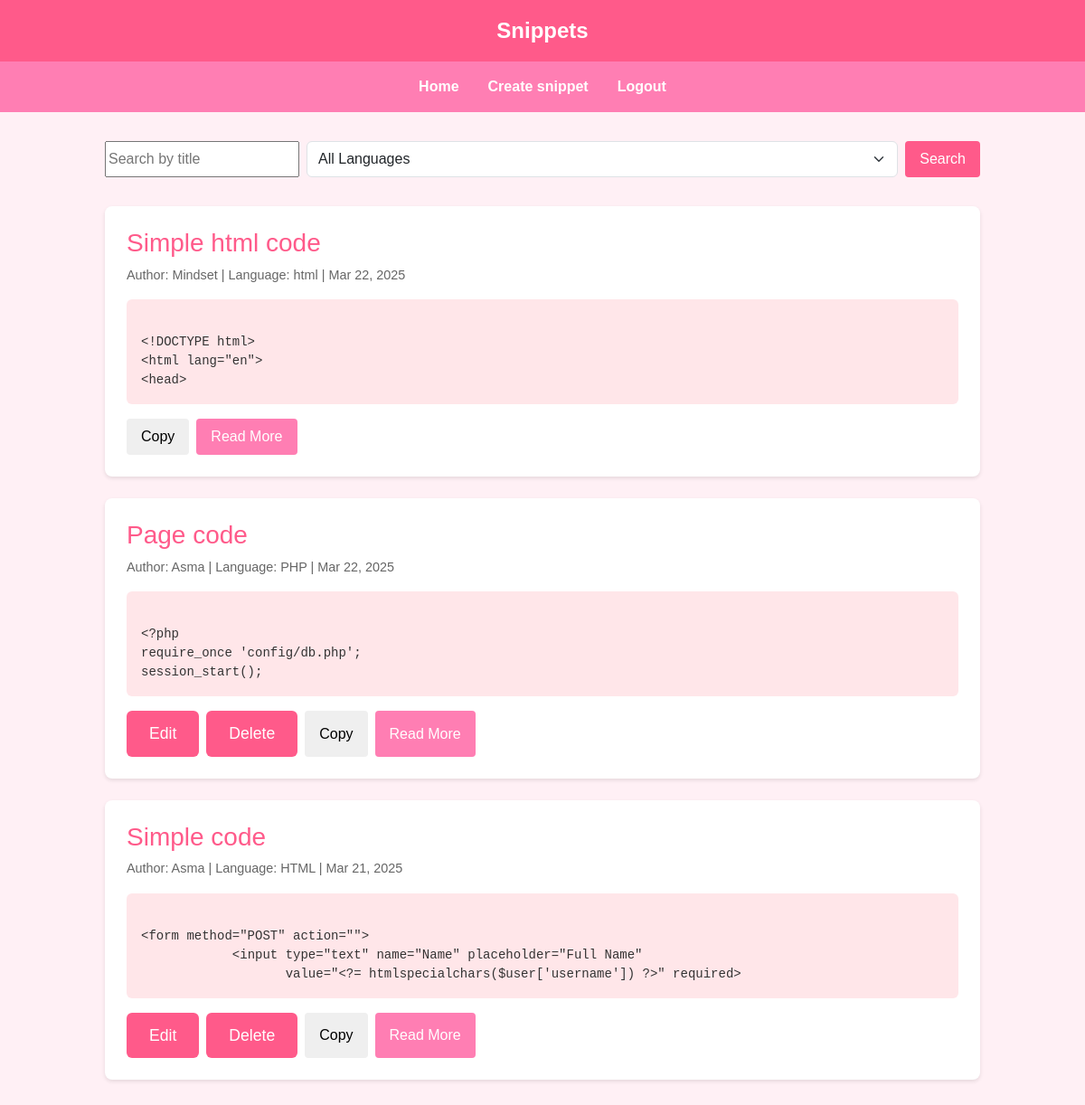
Page /snippets.php (signed in) on the committed database.
### tables this page shows
CREATE TABLE `snippets` (
  `id` int(11) NOT NULL,
  `user_id` int(11) DEFAULT NULL,
  `title` varchar(255) NOT NULL,
  `content` text NOT NULL,
  `language` varchar(50) NOT NULL,
  `created_at` timestamp NOT NULL DEFAULT current_timestamp(),
  `update_at` timestamp NOT NULL DEFAULT current_timestamp() ON UPDATE current_timestamp()
);

CREATE TABLE `users` (
  `id` int(11) NOT NULL,
  `username` varchar(50) NOT NULL,
  `email` varchar(100) NOT NULL,
  `password` varchar(255) NOT NULL,
  `created_at` timestamp NOT NULL DEFAULT current_timestamp(),
  `update_at` timestamp NOT NULL DEFAULT current_timestamp() ON UPDATE current_timestamp()
);

### snippets.php (the view, shortened to what this page needs)
<?php
require_once 'config/db.php';
function truncateByLines($content, $lines = 3) {
    $contentLines = explode("\n", $content);
    if(count($contentLines) > $lines) {
        $truncated = array_slice($contentLines, 0, $lines);
        return [
            'truncated' => implode("\n", $truncated),
            'full' => $content,
            'hasMore' => true
        ];
    }
    return [
        'truncated' => $content,
        'full' => $content,
        'hasMore' => false
    ];
}
$search = '';
if ((!isset($_GET['search']) || !isset($_GET['language']))):
$stmt = $connect->prepare("
    SELECT snippets.*, users.username AS author
    FROM snippets
    JOIN users ON snippets.user_id = users.id
    ORDER BY snippets.update_at DESC
");
$stmt->execute();
$snippets = $stmt->fetchAll(PDO::FETCH_ASSOC);
endif;
?>
<!DOCTYPE html>
<html lang="en">
<head>
    <link href="https://cdn.jsdelivr.net/npm/bootstrap@5.3.0/dist/css/bootstrap.min.css" rel="stylesheet">
    <link rel="stylesheet" href="//cdnjs.cloudflare.com/ajax/libs/highlight.js/11.5.1/styles/default.min.css">
</head>
<body>
    <header><b>Snippets</b></h3></header>
    <nav>
        <?php if(isset($_SESSION['user_id'])): ?>
            <a href="home.php">Home</a>
            <a href="create.php">Create snippet</a>
            <a href="logout.php">Logout</a>
        <?php endif; ?>
    </nav>
    <div class="container">
        <?php if(isset($_SESSION['user_id'])): ?>
            <div class="search-bar" style="margin-bottom: 2rem;">
            <form method="GET" class="d-flex gap-2">
    <input type="text"
           name="search"
           class="flex-grow-1"
           placeholder="Search by title"
           value="<?= htmlspecialchars($search) ?>">
    <select name="language" class="form-select">
        <option value="all">All Languages</option>
    </select>
    <button type="submit" class="btn-primary">Search</button>
</form>
            </div>
        <?php endif; ?>
        <div class="snippets-list">
            <?php foreach($snippets as $snippet):
                $processed = truncateByLines($snippet['content']);
            ?>
                <div class="snippet">
                    <h3><?= ucfirst(htmlspecialchars($snippet['title']))?></h3>
                    <div class="meta">
                        <span>Author: <?=ucfirst(htmlspecialchars($snippet['author']))?></span> |
                        <span>Language: <?= htmlspecialchars($snippet['language']) ?></span> |
                            <span><?=date('M d, Y', strtotime($snippet['update_at'])) ?></span>
                    </div>
                    <pre><code class="language-<?= htmlspecialchars($snippet['language']) ?>"
                              data-truncated="<?= htmlspecialchars($processed['truncated']) ?>"
                              data-full="<?= htmlspecialchars($processed['full']) ?>">
<?= htmlspecialchars($processed['truncated']) ?></code></pre>
                    <div class="snippet-actions">
                        <?php if(isset($_SESSION['user_id'])&& $_SESSION['user_id'] == $snippet['user_id']): ?>
                            <a href="editsnippet.php?id=<?= $snippet['id'] ?>" class="btn btn-primary">Edit</a>
                            <form method="POST" action="delete.php" class="d-inline" onsubmit="return confirmDelete()">
                            <button type="submit" class="btn btn-danger">Delete</button>
                          </form>
                          <?php endif; ?>
                          <?php if(isset($_SESSION['user_id'])): ?>
                          <button class="copy-btn">Copy</button>
                          <?php endif; ?>
                        <?php if($processed['hasMore']): ?>
                            <button class="btn-secondary read-more">Read More</button>
                        <?php endif; ?>
                    </div>
                </div>
            <?php endforeach; ?>
        </div>
    </div>
</body>
</html>

### snippets.php (style rules this page uses)
body { font-family: Arial, sans-serif; background: #fff0f5; color: #333; }
header { background: #ff5a8a; color: white; padding: 1rem; text-align: center; font-size: 1.5rem; }
nav { background: #ff7eb3; padding: 1rem; display: flex; justify-content: center; gap: 2rem; }
nav a { color: white; text-decoration: none; font-weight: bold; }
.container { max-width: 1000px; margin: 2rem auto; padding: 0 1rem; }
.snippet { background: white; border-radius: 8px; box-shadow: 0 2px 4px rgba(0,0,0,0.1); margin-bottom: 1.5rem; padding: 1.5rem; }
.snippet h3 { color: #ff5a8a; margin-bottom: 0.5rem; }
.meta { color: #666; font-size: 0.9rem; margin-bottom: 1rem; }
pre { background: #ffe6e9; padding: 1rem; border-radius: 6px; white-space: pre-wrap; word-break: break-all; margin: 1rem 0; }
.snippet-actions { display: flex; gap: 0.5rem; margin-top: 1rem; }
button { padding: 0.5rem 1rem; border: none; border-radius: 4px; cursor: pointer; transition: opacity 0.2s; }
.btn-primary { background: #ff5a8a; color: white; }
.btn-secondary { background: #ff7eb3; color: white; }
.btn { background: #ff5a8a; border: none; padding: 12px 25px; font-size: 1.1rem; }

### rows in the picture
snippets: title "Simple html code", user.username "Mindset", language "html", update_at "Mar 22, 2025", content "<!DOCTYPE html> <html lang=\"en\"> <head>", shows "Read More"
snippets: title "Page code", user.username "Asma", language "PHP", update_at "Mar 22, 2025", content "<?php require_once 'config/db.php'; session_start();", shows "Read More"
snippets: title "Simple code", user.username "Asma", language "HTML", update_at "Mar 21, 2025", content "<form method=\"POST\" action=\"\"> <input type=\"text\" name=\"Name\" placeholder=\"Full Name\" value=\"<?= htmlspecialchars($user['username']) ?>\" required>", shows "Read More"
